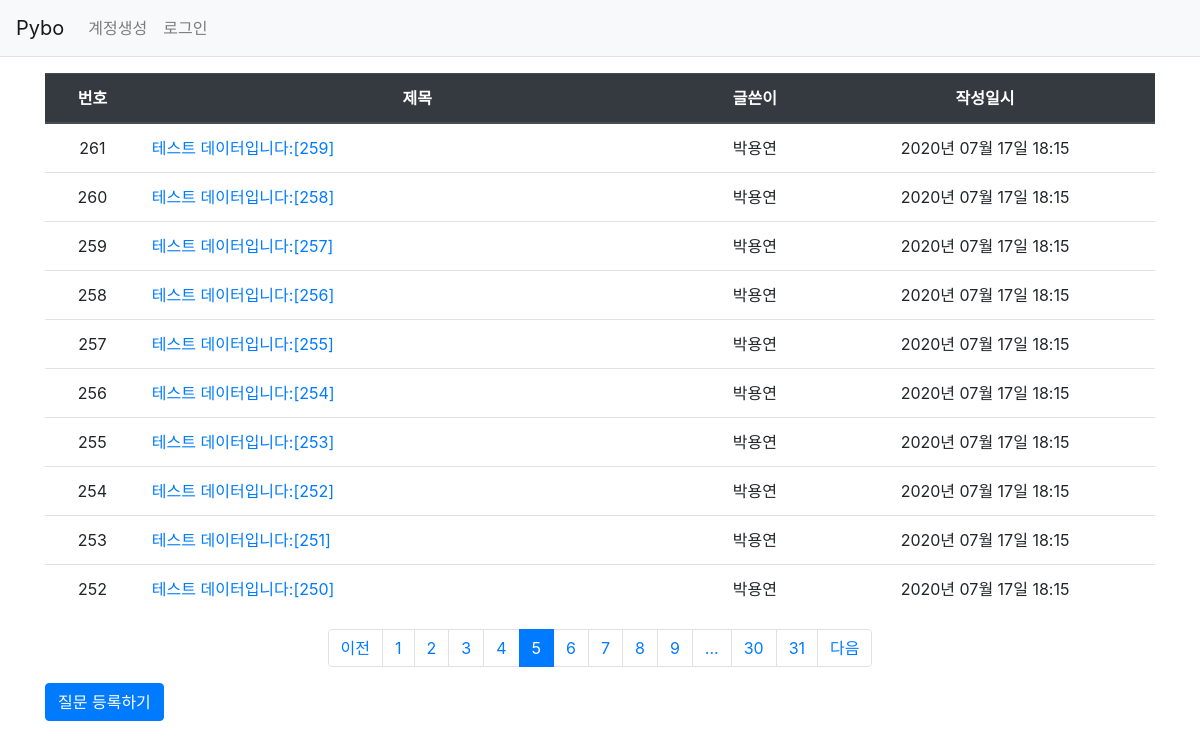
/question/list/?page=5, run on the app's committed database.
### pybo/models.py (models this page shows)
class Question(db.Model):
    id = db.Column(db.Integer, primary_key=True)
    subject = db.Column(db.String(200), nullable=False)
    content = db.Column(db.Text(), nullable=False)
    create_date = db.Column(db.DateTime(), nullable=False)
    user_id = db.Column(db.Integer, db.ForeignKey('user.id', ondelete='CASCADE'), nullable=False)
    user = db.relationship('User', backref=db.backref('question_set'))
    modify_date = db.Column(db.DateTime(), nullable=True)

class User(db.Model):
    id = db.Column(db.Integer, primary_key=True)
    username = db.Column(db.String(150), unique=True, nullable=False)
    password = db.Column(db.String(200), nullable=False)
    email = db.Column(db.String(120), unique=True, nullable=False)

### pybo/views/question_views.py (the view)
@bp.route('/list/')
def _list():
    page = request.args.get('page', type=int, default=1)
    question_list = Question.query.order_by(Question.create_date.desc())
    question_list = question_list.paginate(page, per_page=10)
    return render_template('question/question_list.html', question_list=question_list)

### pybo/filter.py (called while the page is built)
def format_datetime(value, fmt='%Y년 %m월 %d일 %H:%M'):
    return value.strftime(fmt)

### pybo/views/auth_views.py (called while the page is built)
@bp.before_app_request
def load_logged_in_user():
    user_id = session.get('user_id')
    if user_id is None:
        g.user = None
    else:
        g.user = User.query.get(user_id)

### pybo/templates/question/question_list.html (shortened to what this page needs)
{% extends 'base.html' %}
{% block content %}
<div class="container my-3">
    <table class="table">
        <thead>
        <tr class="text-center thead-dark">
            <th>번호</th>
            <th style="width:50%">제목</th>
            <th>글쓴이</th>
            <th>작성일시</th>
        </tr>
        </thead>
        <tbody>
        {% if question_list %}
        {% for question in question_list.items %}
        <tr class="text-center">
            <td>{{ question_list.total -((question_list.page-1) * question_list.per_page) - loop.index0 }}</td>
            <td class="text-left">
                <a href="{{ url_for('question.detail', question_id=question.id) }}">{{ question.subject }}</a>
            </td>
            <td>{{ question.user.username }}</td>
            <td>{{ question.create_date|datetime }}</td>
        </tr>
        {% endfor %}
        {% else %}
        <tr>
            <td colspan="3">질문이 없습니다.</td>
        </tr>
        {% endif %}
        </tbody>
    </table>
    <ul class="pagination justify-content-center">
        {% if question_list.has_prev %}
        <li class="page-item">
            <a class="page-link" href="?page={{ question_list.prev_num }}">이전</a>
        </li>
        {% else %}
        <li class="page-item disabled">
            <a class="page-link" tabindex="-1" aria-disabled="true" href="#">이전</a>
        </li>
        {% endif %}
        {% for page_num in question_list.iter_pages() %}
            {% if page_num %}
                {% if page_num != question_list.page %}
                <li class="page-item">
                    <a class="page-link" href="?page={{ page_num }}">{{ page_num }}</a>
                </li>
                {% else %}
                <li class="page-item active" aria-current="page">
                    <a class="page-link" href="#">{{ page_num }}</a>
                </li>
                {% endif %}
            {% else %}
                <li class="disabled">
                    <a class="page-link" href="#">...</a>
                </li>
            {% endif %}
        {% endfor %}
        {% if question_list.has_next %}
        <li class="page-item">
            <a class="page-link" href="?page={{ question_list.next_num }}">다음</a>
        </li>
        {% else %}
        <li class="page-item disabled">
            <a class="page-link" tabindex="-1" aria-disabled="true" href="#">다음</a>
        </li>
        {% endif %}
    </ul>
    <a href="{{ url_for('question.create') }}" class="btn btn-primary">질문 등록하기</a>
</div>
{% endblock %}

### data on the page
Question: total "261", subject "테스트 데이터입니다:[259]", user.username "박용연", create_date "2020년 07월 17일 18:15"
Question: total "260", subject "테스트 데이터입니다:[258]", user.username "박용연", create_date "2020년 07월 17일 18:15"
Question: total "259", subject "테스트 데이터입니다:[257]", user.username "박용연", create_date "2020년 07월 17일 18:15"
Question: total "258", subject "테스트 데이터입니다:[256]", user.username "박용연", create_date "2020년 07월 17일 18:15"
Question: total "257", subject "테스트 데이터입니다:[255]", user.username "박용연", create_date "2020년 07월 17일 18:15"
Question: total "256", subject "테스트 데이터입니다:[254]", user.username "박용연", create_date "2020년 07월 17일 18:15"
Question: total "255", subject "테스트 데이터입니다:[253]", user.username "박용연", create_date "2020년 07월 17일 18:15"
Question: total "254", subject "테스트 데이터입니다:[252]", user.username "박용연", create_date "2020년 07월 17일 18:15"
Question: total "253", subject "테스트 데이터입니다:[251]", user.username "박용연", create_date "2020년 07월 17일 18:15"
Question: total "252", subject "테스트 데이터입니다:[250]", user.username "박용연", create_date "2020년 07월 17일 18:15"

### other printed values
{{ page_num }} "1" "2" "3" "4" "6" "7" "8" "9" "30" "31"
{{ page_num }} "5"
